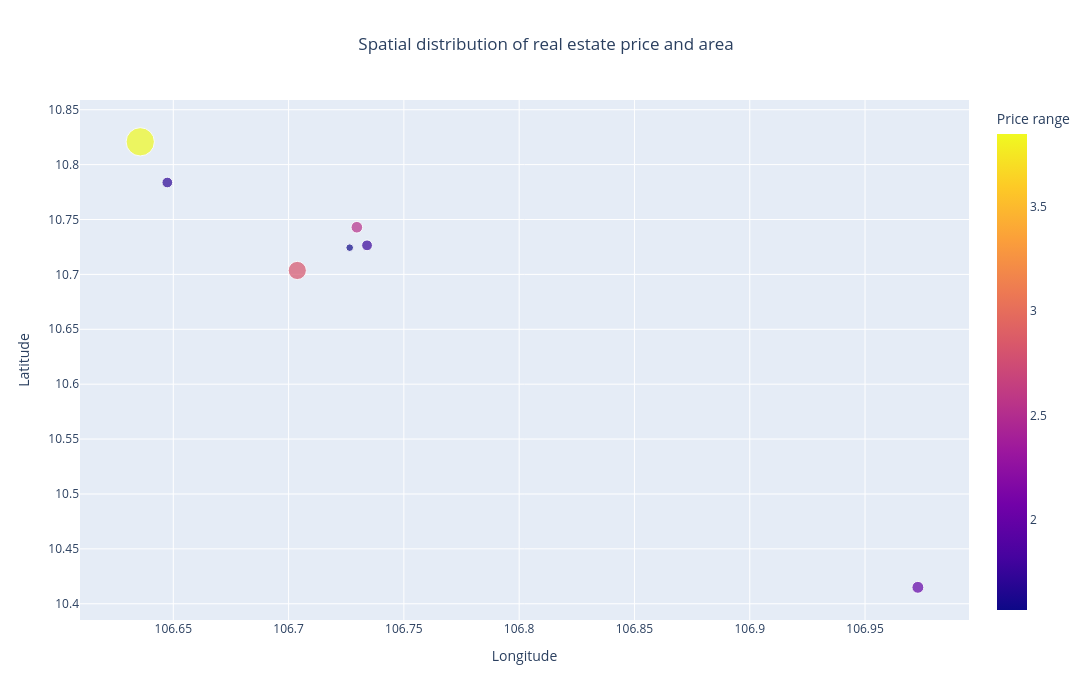

Notebook code cell kept with this figure:
### Markdown cell above
## 3.3 Combine longitude and latitude.

### Code cell
import plotly.express as px

train_data_updated = pd.concat([X_train, y_train], axis=1)

df_filtered = train_data_updated.copy()

df_filtered = df_filtered[(df_filtered["Diện tích"] > 0) & (df_filtered["Diện tích"].notna())]
df_filtered = df_filtered.dropna(subset=["Longitude", "Latitude", "Khoảng giá_log"])

hover_cols = ["Diện tích", "Khoảng giá_log"]

if "Số tầng" in df_filtered.columns:
    hover_cols.append("Số tầng")

fig = px.scatter(
    df_filtered,
    x="Longitude",
    y="Latitude",
    color="Khoảng giá_log",
    size="Diện tích",
    hover_data=hover_cols,
    color_discrete_sequence=px.colors.qualitative.Set1,
    title="Spatial distribution of real estate price and area",
    labels={
        "Longitude": "Longitude",
        "Latitude": "Latitude",
    "Khoảng giá_log": "Price range",
        "Diện tích": "Area (m²)"
    }
)

fig.update_layout(
    width=1100,
    height=700,
    hovermode="closest",
    title_x=0.5
)

fig.show()

print("Spatial scatter plot generated successfully.")

### Figure 1 — Plotly figure (JSON) as saved in the notebook; plotly's stock layout.template omitted (floating-point values rounded to 4 significant figures)
{"data": [{"customdata": [[142.0, 2.821, 2.0], [49.0, 1.705, 2.0], [343.0, 3.85, 5.0], [58.0, 2.533, 4.0], [50.0, 1.756, 2.0], [61.0, 1.988, 2.0], [25.0, 1.567, 2.0]], "hovertemplate": "Longitude=%{x}<br>Latitude=%{y}<br>Area (m²)=%{customdata[0]}<br>Price range=%{marker.color}<br>Số tầng=%{customdata[2]}<extra></extra>", "legendgroup": "", "marker": {"color": [2.821, 1.705, 3.85, 2.533, 1.756, 1.988, 1.567], "coloraxis": "coloraxis", "size": [142.0, 49.0, 343.0, 58.0, 50.0, 61.0, 25.0], "sizemode": "area", "sizeref": 0.8575, "symbol": "circle"}, "mode": "markers", "name": "", "orientation": "v", "showlegend": false, "type": "scatter", "x": [106.7, 106.6, 106.6, 106.7, 106.7, 107.0, 106.7], "xaxis": "x", "y": [10.7, 10.78, 10.82, 10.74, 10.73, 10.41, 10.72], "yaxis": "y"}], "layout": {"coloraxis": {"colorbar": {"title": {"text": "Price range"}}, "colorscale": [[0, "#0d0887"], [0.1111, "#46039f"], [0.2222, "#7201a8"], [0.3333, "#9c179e"], [0.4444, "#bd3786"], [0.5556, "#d8576b"], [0.6667, "#ed7953"], [0.7778, "#fb9f3a"], [0.8889, "#fdca26"], [1, "#f0f921"]]}, "height": 700, "hovermode": "closest", "legend": {"itemsizing": "constant", "tracegroupgap": 0}, "title": {"text": "Spatial distribution of real estate price and area", "x": 0.5}, "width": 1100, "xaxis": {"anchor": "y", "domain": [0, 1], "title": {"text": "Longitude"}}, "yaxis": {"anchor": "x", "domain": [0, 1], "title": {"text": "Latitude"}}}}
